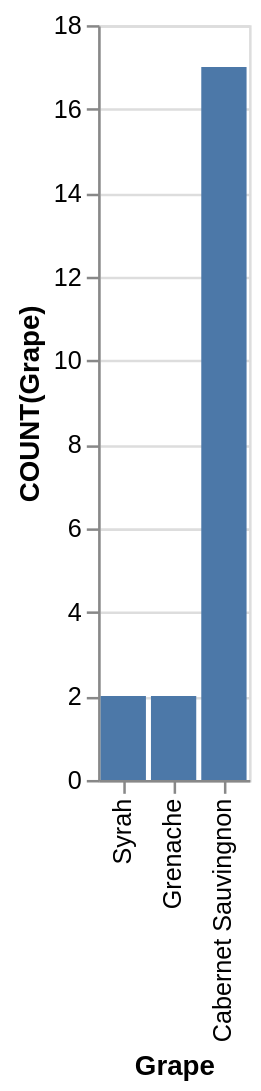

The Vega-Lite source for this figure:
### Vega-Lite specification from a JSON file in a GitHub repository (floating-point values rounded to 4 significant figures)
{"data": {"values": [{"x_data": "Cabernet Sauvingnon", "y_data": 17}, {"x_data": "Grenache", "y_data": 2}, {"x_data": "Syrah", "y_data": 2}]}, "mark": "bar", "encoding": {"x": {"field": "x_data", "type": "nominal", "title": "Grape", "sort": "descending"}, "y": {"field": "y_data", "type": "quantitative", "title": "COUNT(Grape)"}}}
